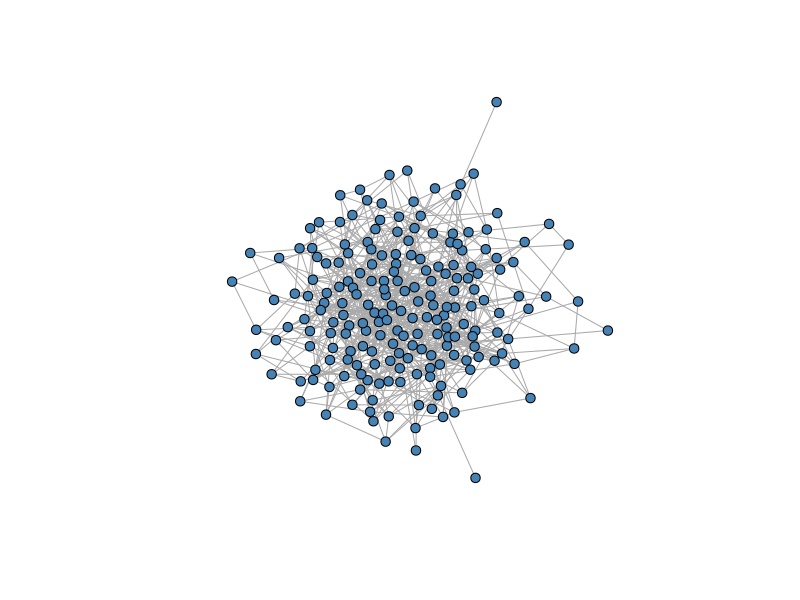
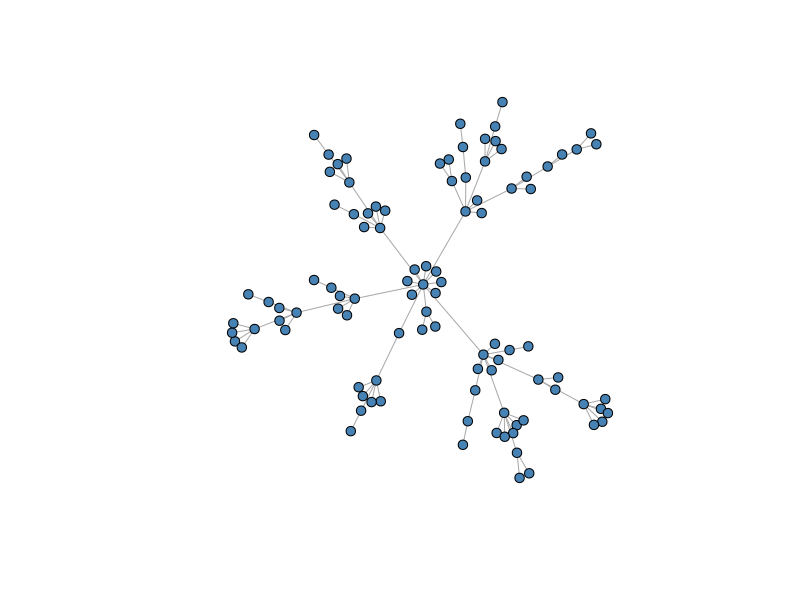

Recreate these plots in R, in order.
## ---- chunk 1
library(igraph, quietly = TRUE)

set.seed(40)
g1 = erdos.renyi.game(n = 200, p.or.m = 0.033, type = "gnp", directed = FALSE)
g2 = sample_pa(n = 100, directed = FALSE, power = 1.3, zero.appeal = 1)

plot(g1, vertex.label = NA, vertex.size = 5, vertex.color = 'steelblue')
plot(g2, vertex.label = NA, vertex.size = 5, vertex.color = 'steelblue')
